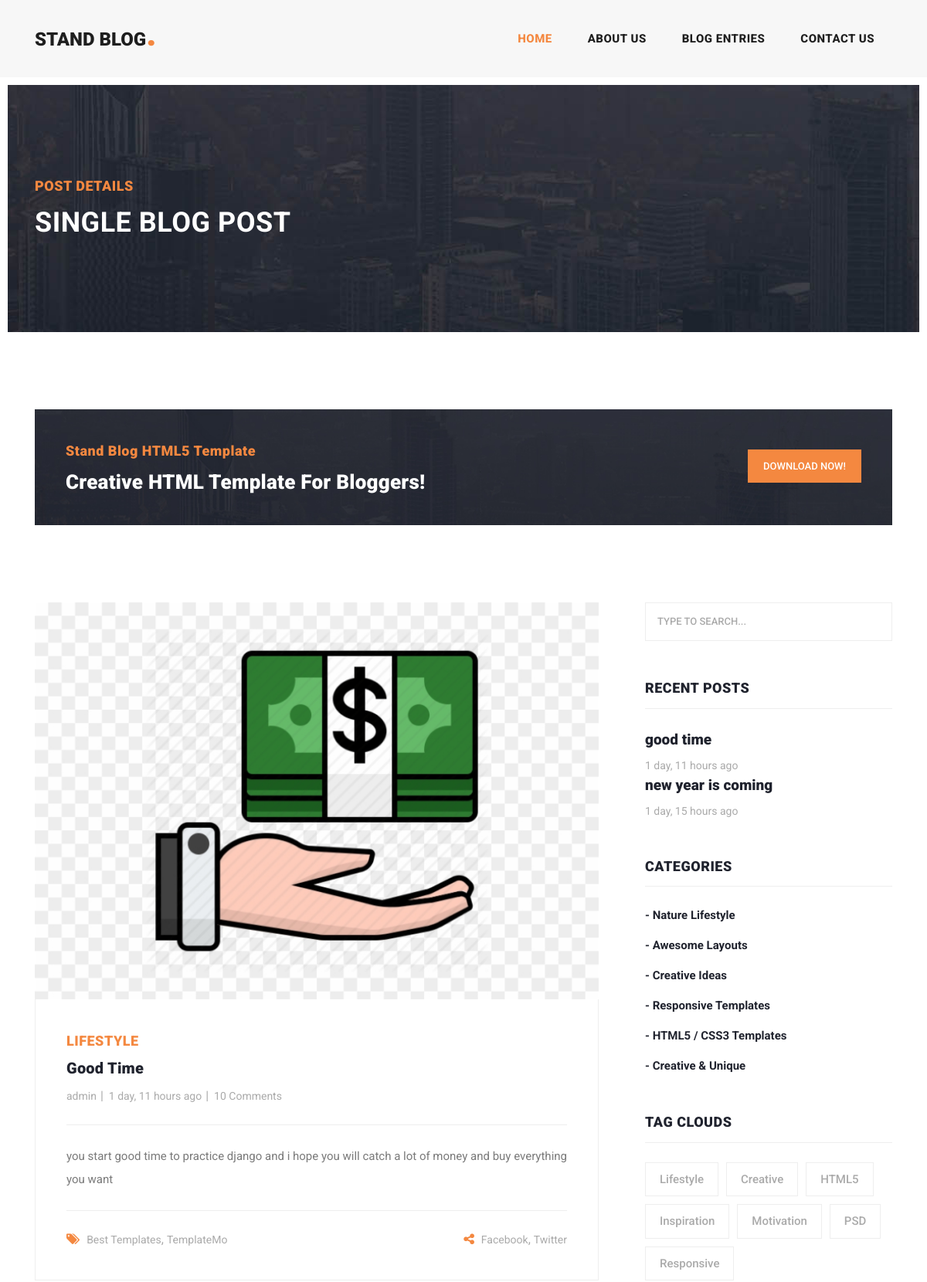
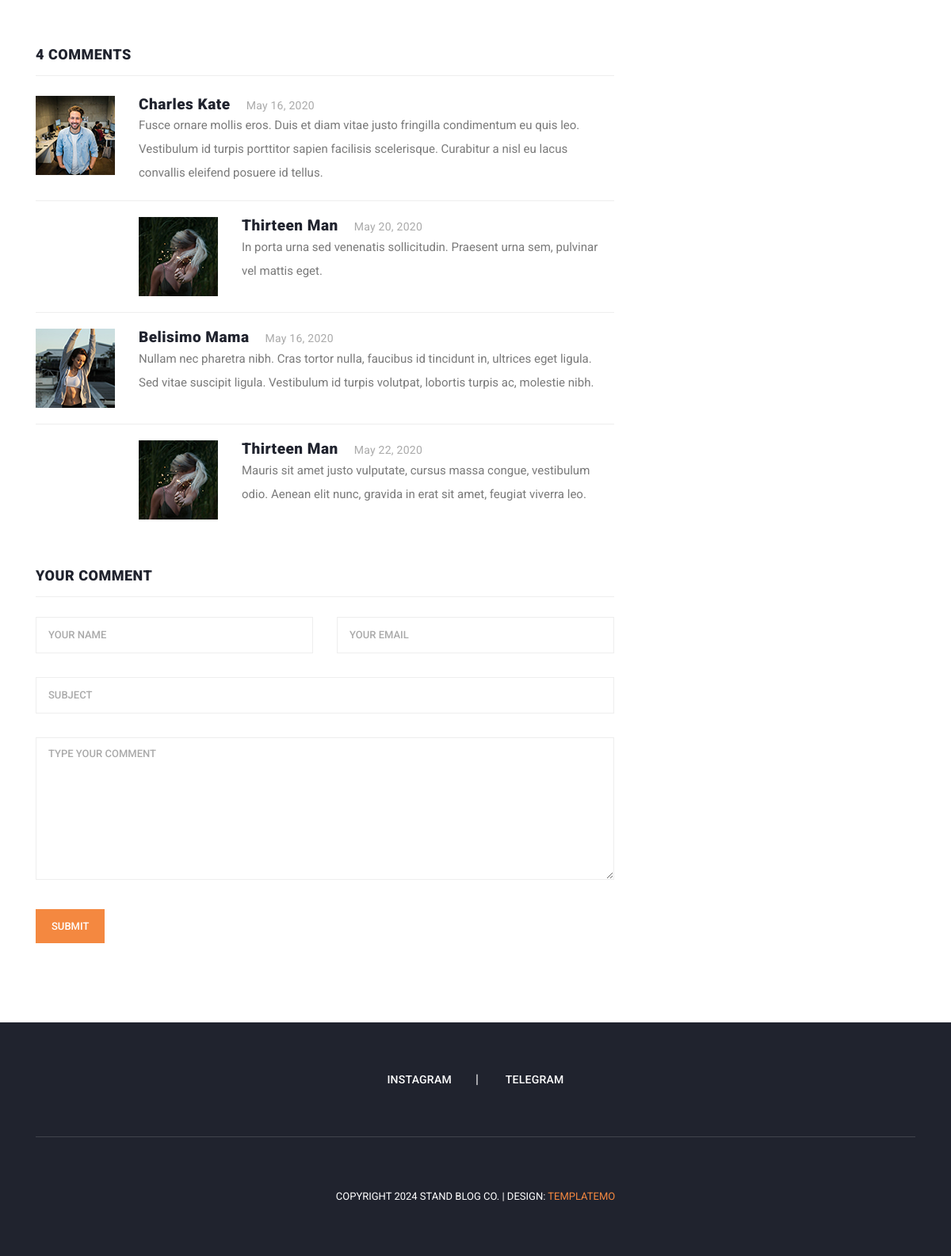
Page /blog/2 on the committed database (2 pictures, top to bottom).
### blog/models.py (models this page shows, shortened)
class Post(models.Model):
    title = models.CharField(max_length=255)
    author = models.ForeignKey(User,on_delete=models.CASCADE,null=True)
    content = models.TextField()
    image = models.ImageField(upload_to='blog/',default='blog/default2.jpg')
    status = models.BooleanField(default=True)
    login_required = models.BooleanField(default=False)
    created_date = models.DateTimeField(auto_now_add=True)
    updated_date = models.DateTimeField(auto_now=True)
    published_date = models.DateTimeField(null=True)
    tags = TaggableManager()
    class Meta:
        ordering = ['-created_date']

### blog/views.py (the view)
# urls.py: path('<int:pid>' , blog_single , name='post-detail'),
def blog_single(request,pid):
    now = timezone.now()
    all_posts = Post.objects.filter(status=True,published_date__lte=now)
    current_index = 0
    for i , post in enumerate(all_posts):
        if post.id == pid:
            current_index = i
            break
    prev_post = all_posts[current_index - 1] if current_index - 1 >= 0 else None
    next_post = all_posts[current_index + 1] if current_index + 1 < len(all_posts) else None
    current_post = get_object_or_404(all_posts , pk = pid)
    context = {'post' : current_post, 'prev_post' : prev_post , 'next_post' : next_post}
    return render(request , 'blog/post-details.html', context)

### blog/templatetags/blog-tags.py (called while the page is built)
@register.inclusion_tag('blog/blog-recent-posts.html')
def recent_posts():
    now = timezone.now()
    posts = Post.objects.filter(status=True,published_date__lt=now).order_by('-published_date')[:3]
    return {'posts':posts}

### templates/blog/post-details.html
{% extends 'base.html' %}
{% load static %}
{% load humanize %}
{% block content %}
{% load blog-tags %}
<div class="heading-page header-text">
  <section class="page-heading">
    <div class="container">
      <div class="row">
        <div class="col-lg-12">
          <div class="text-content">
            <h4>Post Details</h4>
            <h2>Single blog post</h2>
          </div>
        </div>
      </div>
    </div>
  </section>
</div>
<section class="call-to-action">
  <div class="container">
    <div class="row">
      <div class="col-lg-12">
        <div class="main-content">
          <div class="row">
            <div class="col-lg-8">
              <span>Stand Blog HTML5 Template</span>
              <h4>Creative HTML Template For Bloggers!</h4>
            </div>
            <div class="col-lg-4">
              <div class="main-button">
                <a rel="nofollow" href="https://templatemo.com/tm-551-stand-blog" target="_parent">Download Now!</a>
              </div>
            </div>
          </div>
        </div>
      </div>
    </div>
  </div>
</section>
<section class="blog-posts grid-system">
  <div class="container">
    <div class="row">
      <div class="col-lg-8">
        <div class="all-blog-posts">
          <div class="row">
            <div class="col-lg-12">
              <div class="blog-post">
                <div class="blog-thumb">
                  <img src="{{post.image.url}}" alt="">
                </div>
                <div class="down-content">
                  <span>Lifestyle</span>
                  <a href="post-details.html">
                    <h4>{{post.title}}</h4>
                  </a>
                  <ul class="post-info">
                    <li><a href="#">{{post.author}}</a></li>
                    <li><a href="#">{{post.published_date|naturaltime}}</a></li>
                    <li><a href="#">10 Comments</a></li>
                  </ul>
                  <p>{{post.content}}</p>
                  <div class="post-options">
                    <div class="row">
                      <div class="col-6">
                        <ul class="post-tags">
                          <li><i class="fa fa-tags"></i></li>
                          <li><a href="#">Best Templates</a>,</li>
                          <li><a href="#">TemplateMo</a></li>
                        </ul>
                      </div>
                      <div class="col-6">
                        <ul class="post-share">
                          <li><i class="fa fa-share-alt"></i></li>
                          <li><a href="#">Facebook</a>,</li>
                          <li><a href="#"> Twitter</a></li>
                        </ul>
                      </div>
                    </div>
                  </div>
                </div>
              </div>
            </div>
            <div class="col-lg-12">
              <div class="sidebar-item comments">
                <div class="sidebar-heading">
                  <h2>4 comments</h2>
                </div>
                <div class="content">
                  <ul>
                    <li>
                      <div class="author-thumb">
                        <img src="assets/images/comment-author-01.jpg" alt="">
                      </div>
                      <div class="right-content">
                        <h4>Charles Kate<span>May 16, 2020</span></h4>
                        <p>Fusce ornare mollis eros. Duis et diam vitae justo fringilla condimentum eu quis leo.
                          Vestibulum id turpis porttitor sapien facilisis scelerisque. Curabitur a nisl eu lacus
                          convallis eleifend posuere id tellus.</p>
                      </div>
                    </li>
                    <li class="replied">
                      <div class="author-thumb">
                        <img src="assets/images/comment-author-02.jpg" alt="">
                      </div>
                      <div class="right-content">
                        <h4>Thirteen Man<span>May 20, 2020</span></h4>
                        <p>In porta urna sed venenatis sollicitudin. Praesent urna sem, pulvinar vel mattis eget.</p>
                      </div>
                    </li>
                    <li>
                      <div class="author-thumb">
                        <img src="assets/images/comment-author-03.jpg" alt="">
                      </div>
                      <div class="right-content">
                        <h4>Belisimo Mama<span>May 16, 2020</span></h4>
                        <p>Nullam nec pharetra nibh. Cras tortor nulla, faucibus id tincidunt in, ultrices eget ligula.
                          Sed vitae suscipit ligula. Vestibulum id turpis volutpat, lobortis turpis ac, molestie nibh.
                        </p>
                      </div>
                    </li>
                    <li class="replied">
                      <div class="author-thumb">
                        <img src="assets/images/comment-author-02.jpg" alt="">
                      </div>
                      <div class="right-content">
                        <h4>Thirteen Man<span>May 22, 2020</span></h4>
                        <p>Mauris sit amet justo vulputate, cursus massa congue, vestibulum odio. Aenean elit nunc,
                          gravida in erat sit amet, feugiat viverra leo.</p>
                      </div>
                    </li>
                  </ul>
                </div>
              </div>
            </div>
            <div class="col-lg-12">
              <div class="sidebar-item submit-comment">
                <div class="sidebar-heading">
                  <h2>Your comment</h2>
                </div>
                <div class="content">
                  <form id="comment" action="#" method="post">
                    <div class="row">
                      <div class="col-md-6 col-sm-12">
                        <fieldset>
                          <input name="name" type="text" id="name" placeholder="Your name" required="">
                        </fieldset>
                      </div>
                      <div class="col-md-6 col-sm-12">
                        <fieldset>
                          <input name="email" type="text" id="email" placeholder="Your email" required="">
                        </fieldset>
                      </div>
                      <div class="col-md-12 col-sm-12">
                        <fieldset>
                          <input name="subject" type="text" id="subject" placeholder="Subject">
                        </fieldset>
                      </div>
                      <div class="col-lg-12">
                        <fieldset>
                          <textarea name="message" rows="6" id="message" placeholder="Type your comment"
                            required=""></textarea>
                        </fieldset>
                      </div>
                      <div class="col-lg-12">
                        <fieldset>
                          <button type="submit" id="form-submit" class="main-button">Submit</button>
                        </fieldset>
                      </div>
                    </div>
                  </form>
                </div>
              </div>
            </div>
          </div>
        </div>
      </div>
      <div class="col-lg-4">
        <div class="sidebar">
          <div class="row">
            <div class="col-lg-12">
              <div class="sidebar-item search">
                <form id="search_form" name="gs" method="GET" action="#">
                  <input type="text" name="q" class="searchText" placeholder="type to search..." autocomplete="on">
                </form>
              </div>
            </div>
            {% recent_posts %}
            {% include 'blog/blog-categories.html' %}
            {% include 'blog/blog-tags.html' %}
          </div>
        </div>
      </div>
    </div>
  </div>
</section>
{% endblock %}

### templates/blog/blog-recent-posts.html
{% load static %}
{% load humanize %}
<div class="col-lg-12">
  <div class="sidebar-item recent-posts">
    <div class="sidebar-heading">
      <h2>Recent Posts</h2>
    </div>
    <div class="content">
      {% for post in posts %}
      <ul>
        <li>
          <a href="#">
            <h5>{{post.title}}</h5>
            <span>{{post.published_date|naturaltime}}</span>
          </a>
        </li>
      </ul>
      {% endfor %}
    </div>
  </div>
</div>

### rows in the picture
Post: image (placeholder picture), title "Good Time", author "admin", published_date "1 day, 11 hours ago", content "you start good time to practice django and i hope you will catch a lot of money and buy everything you want", title "good time"
Post: title "new year is coming", published_date "1 day, 15 hours ago"
